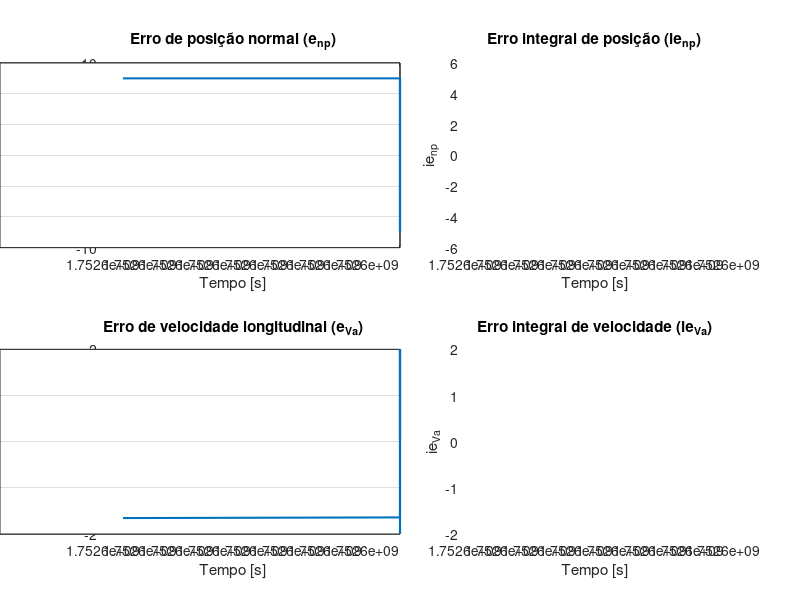
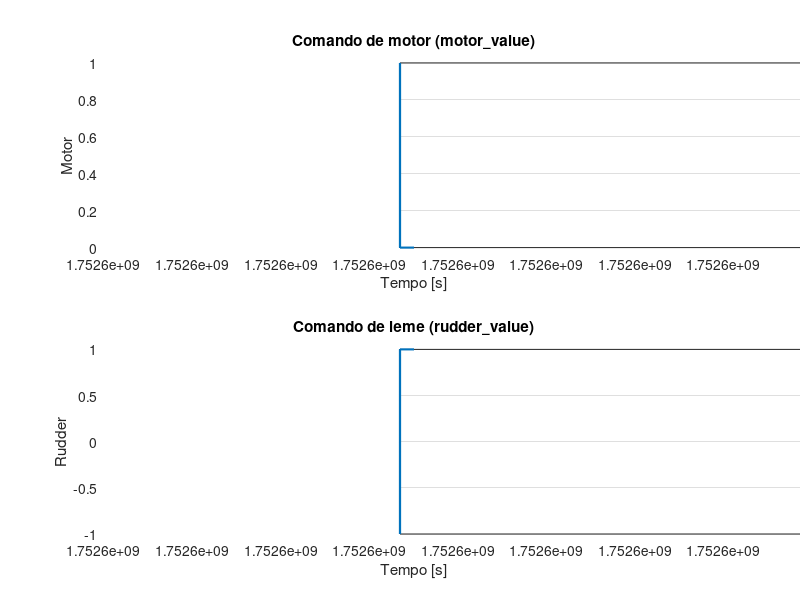
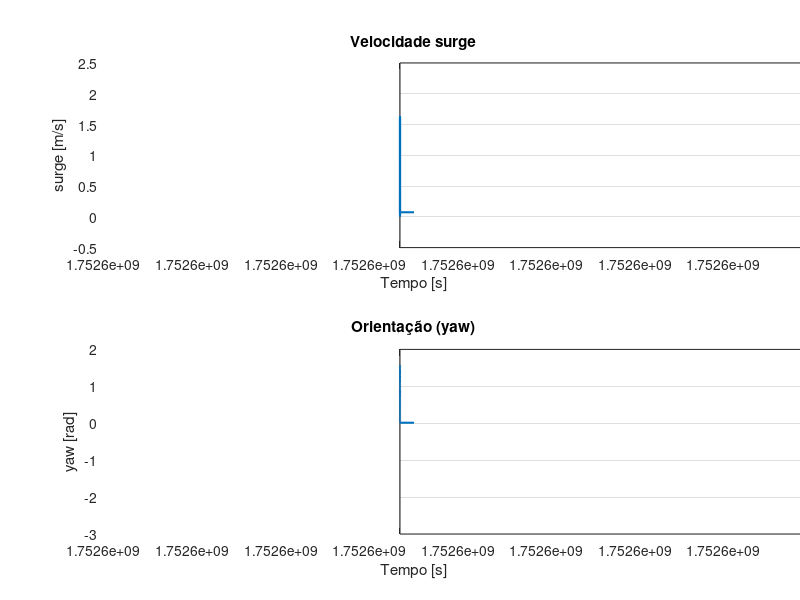

Source code (MATLAB) for these figures, in order:
%% Carregar dados
load('debug.mat');

%% Erros (e_np, ie_np, e_Va, ie_Va)
figure('Name', 'Erros');
subplot(2,2,1);
plot(time, e_np, 'LineWidth', 1.5);
title('Erro de posição normal (e_{np})'); xlabel('Tempo [s]'); ylabel('e_{np}'); grid on;

subplot(2,2,2);
plot(time, ie_np, 'LineWidth', 1.5);
title('Erro integral de posição (ie_{np})'); xlabel('Tempo [s]'); ylabel('ie_{np}'); grid on;

subplot(2,2,3);
plot(time, e_Va, 'LineWidth', 1.5);
title('Erro de velocidade longitudinal (e_{Va})'); xlabel('Tempo [s]'); ylabel('e_{Va}'); grid on;

subplot(2,2,4);
plot(time, ie_Va, 'LineWidth', 1.5);
title('Erro integral de velocidade (ie_{Va})'); xlabel('Tempo [s]'); ylabel('ie_{Va}'); grid on;

%% Comandos de controlo
figure('Name', 'Comandos de Controlo');
subplot(2,1,1);
plot(time, motor_value, 'LineWidth', 1.5);
title('Comando de motor (motor\_value)'); xlabel('Tempo [s]'); ylabel('Motor'); grid on;

subplot(2,1,2);
plot(time, rudder_value, 'LineWidth', 1.5);
title('Comando de leme (rudder\_value)'); xlabel('Tempo [s]'); ylabel('Rudder'); grid on;

%% Estados observados
figure('Name', 'Estados do Barco');
subplot(2,1,1);
plot(time, surge, 'LineWidth', 1.5);
title('Velocidade surge'); xlabel('Tempo [s]'); ylabel('surge [m/s]'); grid on;

subplot(2,1,2);
plot(time, yaw, 'LineWidth', 1.5);
title('Orientação (yaw)'); xlabel('Tempo [s]'); ylabel('yaw [rad]'); grid on;
